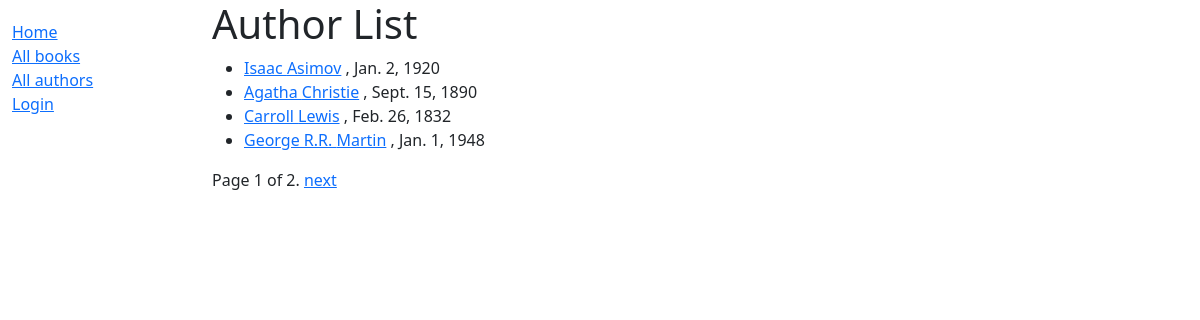
Screenshot of /catalog/authors/ with the database file from the repository.
### catalog/models.py (models this page shows, shortened)
class Author(models.Model):
    first_name = models.CharField(max_length=100)
    last_name = models.CharField(max_length=100)
    date_of_birth = models.DateField(null=True, blank=True)
    date_of_death = models.DateField('Died', null=True, blank=True)
    class Meta:
        ordering = ['last_name', 'first_name']
    def get_absolute_url(self):
        return reverse('author-detail', args=[str(self.id)])

### catalog/views.py (the view)
# urls.py: path('authors/', views.AuthorListView.as_view(), name='authors'),
class AuthorListView(generic.ListView):
    model = Author
    context_object_name = 'author_list'
    template_name = 'books/author_list.html'
    paginate_by = 4
    queryset = Author.objects.all();

### catalog/templates/catalog/author_list.html
{% extends "base_generic.html" %}
{% block content %}
  <h1>Author List</h1>
    <ul>
      {% for author in author_list %}
      <li>
        <a href="{{ author.get_absolute_url }}">{{ author.first_name }} {{ author.last_name }}</a>
        , {{ author.date_of_birth }}
      </li>
	  {% empty %}
	  <p>There are no authors now</p>
      {% endfor %}
    </ul>
	{% block pagination %}
	{{ block.super }}
	{% endblock %}
{% endblock %}

### rows the page displays
Author: first_name "Isaac", last_name "Asimov", date_of_birth "Jan. 2, 1920"
Author: first_name "Agatha", last_name "Christie", date_of_birth "Sept. 15, 1890"
Author: first_name "Carroll", last_name "Lewis", date_of_birth "Feb. 26, 1832"
Author: first_name "George R.R.", last_name "Martin", date_of_birth "Jan. 1, 1948"

### other values shown
{{ page_obj.number }} "1"
{{ page_obj.paginator.num_pages }} "2"
